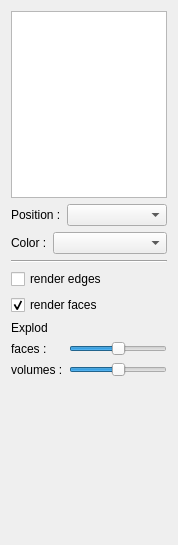
<?xml version="1.0" encoding="UTF-8"?>
<ui version="4.0">
 <class>RenderExplodDockWidget</class>
 <widget class="QWidget" name="RenderExplodDockWidget">
  <property name="geometry">
   <rect>
    <x>0</x>
    <y>0</y>
    <width>174</width>
    <height>545</height>
   </rect>
  </property>
  <property name="windowTitle">
   <string>Form</string>
  </property>
  <layout class="QGridLayout" name="gridLayout_3">
   <item row="0" column="0">
    <widget class="QListWidget" name="mapList"/>
   </item>
   <item row="1" column="0">
    <layout class="QGridLayout" name="gridLayout">
     <property name="sizeConstraint">
      <enum>QLayout::SetDefaultConstraint</enum>
     </property>
     <item row="1" column="0">
      <widget class="QLabel" name="label_3">
       <property name="text">
        <string>Color :</string>
       </property>
      </widget>
     </item>
     <item row="0" column="0" colspan="2">
      <widget class="QLabel" name="label_2">
       <property name="text">
        <string>Position :</string>
       </property>
      </widget>
     </item>
     <item row="1" column="1" colspan="2">
      <widget class="QComboBox" name="combo_colorAttribute">
       <property name="sizePolicy">
        <sizepolicy hsizetype="MinimumExpanding" vsizetype="Fixed">
         <horstretch>0</horstretch>
         <verstretch>0</verstretch>
        </sizepolicy>
       </property>
      </widget>
     </item>
     <item row="0" column="2">
      <widget class="QComboBox" name="combo_positionAttribute">
       <property name="sizePolicy">
        <sizepolicy hsizetype="Expanding" vsizetype="Fixed">
         <horstretch>0</horstretch>
         <verstretch>0</verstretch>
        </sizepolicy>
       </property>
      </widget>
     </item>
    </layout>
   </item>
   <item row="2" column="0">
    <widget class="Line" name="line">
     <property name="orientation">
      <enum>Qt::Horizontal</enum>
     </property>
    </widget>
   </item>
   <item row="3" column="0">
    <widget class="QCheckBox" name="check_renderEdges">
     <property name="text">
      <string>render edges</string>
     </property>
    </widget>
   </item>
   <item row="4" column="0">
    <widget class="QCheckBox" name="check_renderFaces">
     <property name="text">
      <string>render faces</string>
     </property>
     <property name="checked">
      <bool>true</bool>
     </property>
    </widget>
   </item>
   <item row="5" column="0">
    <layout class="QGridLayout" name="gridLayout_2">
     <item row="0" column="0" colspan="2">
      <widget class="QLabel" name="label_5">
       <property name="text">
        <string>Explod</string>
       </property>
      </widget>
     </item>
     <item row="1" column="0">
      <widget class="QLabel" name="label">
       <property name="text">
        <string>faces :</string>
       </property>
      </widget>
     </item>
     <item row="1" column="1">
      <widget class="QSlider" name="slider_facesScaleFactor">
       <property name="value">
        <number>50</number>
       </property>
       <property name="orientation">
        <enum>Qt::Horizontal</enum>
       </property>
      </widget>
     </item>
     <item row="2" column="0">
      <widget class="QLabel" name="label_4">
       <property name="text">
        <string>volumes :</string>
       </property>
      </widget>
     </item>
     <item row="2" column="1">
      <widget class="QSlider" name="slider_volumesScaleFactor">
       <property name="value">
        <number>50</number>
       </property>
       <property name="orientation">
        <enum>Qt::Horizontal</enum>
       </property>
      </widget>
     </item>
    </layout>
   </item>
   <item row="6" column="0">
    <spacer name="verticalSpacer">
     <property name="orientation">
      <enum>Qt::Vertical</enum>
     </property>
     <property name="sizeHint" stdset="0">
      <size>
       <width>156</width>
       <height>161</height>
      </size>
     </property>
    </spacer>
   </item>
  </layout>
 </widget>
 <resources/>
 <connections/>
</ui>
